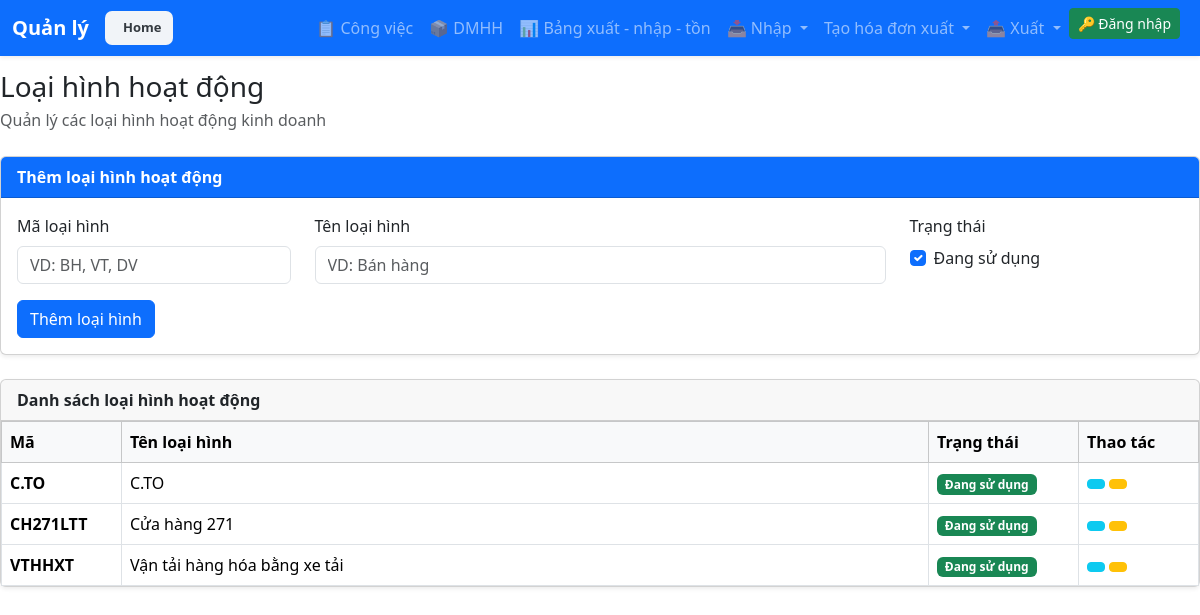
The page /invoice/activity-type/create/ on the database its author committed.
### invoice_reader_app/models_activitytype.py (models this page shows, shortened)
class ActivityType(models.Model):
    code = models.CharField(
        max_length=50,
        unique=True,
        verbose_name="Mã hoạt động"
    )
    name = models.CharField(
        max_length=255,
        verbose_name="Tên hoạt động"
    )
    is_active = models.BooleanField(
        default=True,
        verbose_name="Đang sử dụng"
    )
    class Meta:
        db_table = "activity_types"
        verbose_name = "Loại hình hoạt động"
        verbose_name_plural = "Loại hình hoạt động"
        ordering = ["code"]

### invoice_reader_app/activity_type_create.py (the view)
# urls.py: path( "activity-type/create/", activity_type_create, name="activity_type_create" ),
def activity_type_create(request):
    if request.method == "POST":
        form = ActivityTypeForm(request.POST)
        if form.is_valid():
            form.save()
            messages.success(
                request,
                "Tạo loại hình hoạt động thành công!"
            )
            return redirect(
                "activity_type_create"
            )
    else:
        form = ActivityTypeForm()
    activity_types = (
        ActivityType.objects
        .all()
        .order_by("code")
    )
    return render(
        request,
        "activity_type_create.html",
        {
            "form": form,
            "activity_types": activity_types,
        }
    )

### invoice_reader_app/forms.py
class ActivityTypeForm(forms.ModelForm):
    class Meta:
        model = ActivityType
        fields = [
            "code",
            "name",
            "is_active",
        ]
        widgets = {
            "code": forms.TextInput(
                attrs={
                    "class": "form-control",
                    "placeholder": "VD: BH, VT, DV",
                }
            ),
            "name": forms.TextInput(
                attrs={
                    "class": "form-control",
                    "placeholder": "VD: Bán hàng",
                }
            ),
            "is_active": forms.CheckboxInput(
                attrs={
                    "class": "form-check-input",
                }
            ),
        }

### invoice_reader_app/context_processors.py (called while the page is built)
def current_fiscal_year(request):
    return {
        "current_year": request.session.get(
            "fiscal_year", datetime.now().year
        )
    }

### invoice_reader_app/templates/activity_type_create.html (shortened to what this page needs)
{% extends "base.html" %}
{% block content %}
<div class="d-flex justify-content-between align-items-center mb-4">
<div>
    <h3 class="mb-1">
        Loại hình hoạt động
    </h3>
    <div class="text-muted">
        Quản lý các loại hình hoạt động kinh doanh
    </div>
</div>
</div>
<div class="card shadow-sm mb-4">
<div class="card-header bg-primary text-white">
    <strong>
        Thêm loại hình hoạt động
    </strong>
</div>
<div class="card-body">
    <form method="post">
        <div class="row">
            <div class="col-md-3 mb-3">
                <label class="form-label">
                    Mã loại hình
                </label>
                {{ form.code }}
            </div>
            <div class="col-md-6 mb-3">
                <label class="form-label">
                    Tên loại hình
                </label>
                {{ form.name }}
            </div>
            <div class="col-md-3 mb-3">
                <label class="form-label d-block">
                    Trạng thái
                </label>
                <div class="form-check mt-2">
                    {{ form.is_active }}
                    <label class="form-check-label">
                        Đang sử dụng
                    </label>
                </div>
            </div>
        </div>
        <button
            type="submit"
            class="btn btn-primary"
        >
            Thêm loại hình
        </button>
    </form>
</div>
</div>
<div class="card shadow-sm">
<div class="card-header">
    <strong>
        Danh sách loại hình hoạt động
    </strong>
</div>
<div class="card-body p-0">
    <div class="table-responsive">
        <table class="table table-hover table-bordered mb-0">
            <thead class="table-light">
                <tr>
                    <th style="width: 120px;">
                        Mã
                    </th>
                    <th>
                        Tên loại hình
                    </th>
                    <th style="width: 150px;">
                        Trạng thái
                    </th>
                    <th style="width: 120px;">
                        Thao tác
                    </th>
                </tr>
            </thead>
            <tbody>
                {% for activity_type in activity_types %}
                <tr>
                    <td>
                        <strong>
                            {{ activity_type.code }}
                        </strong>
                    </td>
                    <td>
                        {{ activity_type.name }}
                    </td>
                    <td>
                        {% if activity_type.is_active %}
                            <span class="badge bg-success">
                                Đang sử dụng
                            </span>
                        {% else %}
                            <span class="badge bg-secondary">
                                Ngừng sử dụng
                            </span>
                        {% endif %}
                    </td>
                    <td>
                        <a
                            href="{% url 'activity_type_detail' activity_type.id %}"
                            class="btn btn-sm btn-info text-white"
                            title="Xem chi tiết"
                        >
                        </a>
                        <a
                            href="{% url 'activity_type_edit' activity_type.id %}"
                            class="btn btn-sm btn-warning"
                            title="Chỉnh sửa"
                        >
                        </a>
                    </td>
                </tr>
                {% endfor %}
            </tbody>
        </table>
    </div>
</div>
</div>
{% endblock %}

### invoice_reader_app/templates/base.html (style rules this page uses)
body { padding-top: 70px; }

### rows shown on the page
ActivityType: code "C.TO", name "C.TO", is_active "Đang sử dụng"
ActivityType: code "CH271LTT", name "Cửa hàng 271", is_active "Đang sử dụng"
ActivityType: code "VTHHXT", name "Vận tải hàng hóa bằng xe tải", is_active "Đang sử dụng"
